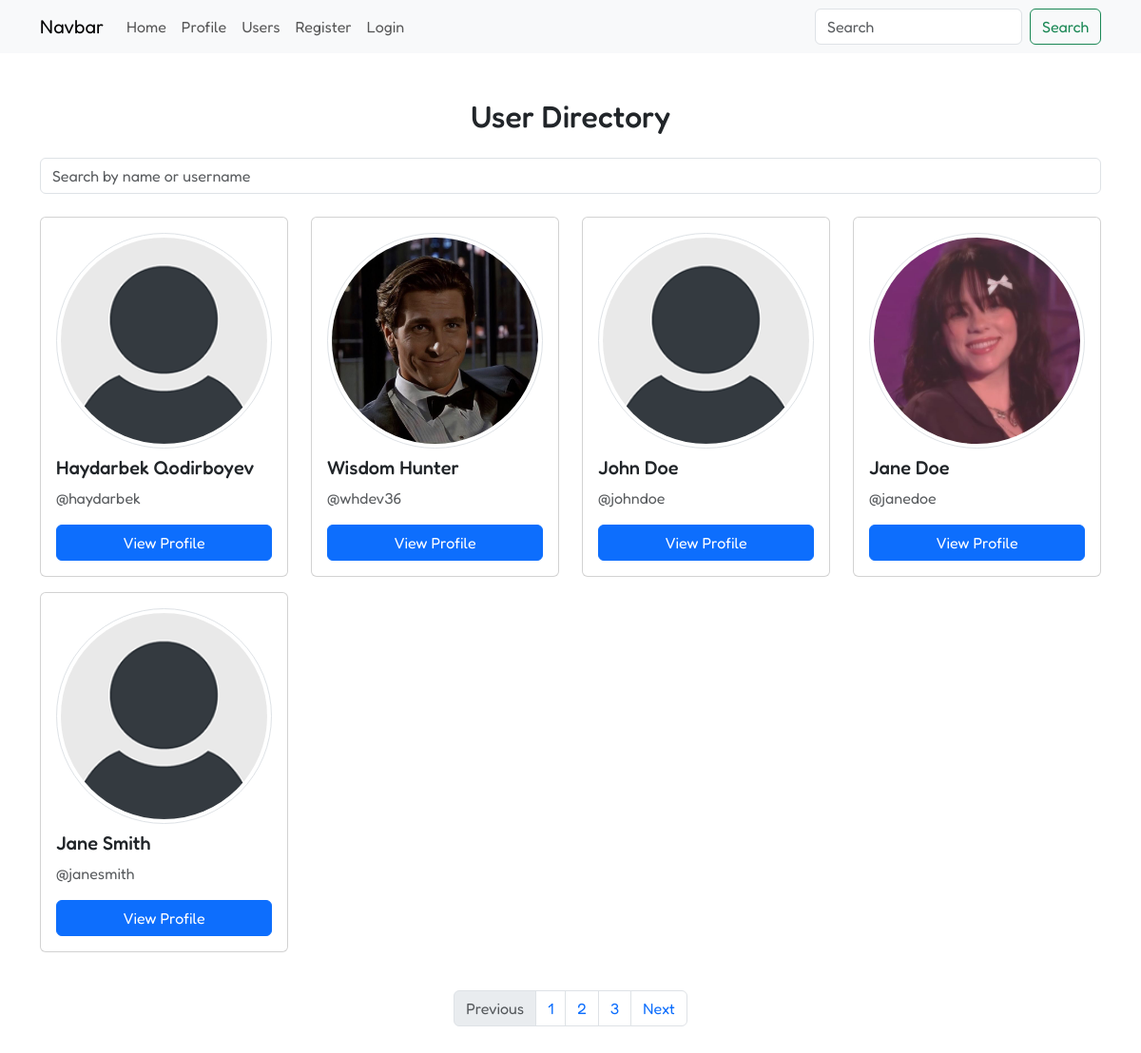
Screenshot of /read-users/ with the database file from the repository.
### social/models.py (models this page shows, shortened)
class Profile(AbstractUser):
    profile_picture = models.ImageField(upload_to='profiles/users/', blank=True, null=True)
    bio = models.TextField(max_length=300, blank=True, null=True)
    slug = models.SlugField(unique=True, blank=True, null=True)
    follows = models.ManyToManyField('self', blank=True, symmetrical=False, related_name='followers')
    profile_video = models.FileField(upload_to='profiles/videos/', blank=True, null=True)

### social/views.py (the view)
# urls.py: path('read-users/', views.read_users, name='read-users'),
def read_users(request):
    users = Profile.objects.all()
    return render(request, 'read-users.html', {'users': users})

### templates/read-users.html (shortened to what this page needs)
{% extends 'base.html' %}
{% load static %}
{% block content %}
        <h2 class="text-center my-4">User Directory</h2>
        <div class="mb-4">
            <input type="text" class="form-control" placeholder="Search by name or username">
        </div>
        <div class="row">
            {% if users %}
                {% for p in users %}
                    <div class="col-md-3 mb-3">
                        <div class="card p-3">
                            <img src="{% if p.profile_picture %}{{ p.profile_picture.url }}{% else %}{% static 'default-pic.png' %}{% endif %}" alt="User Profile"
                                class="rounded-circle img-thumbnail mb-2">
                            <h5 class="font-weight-bold">{{ p.first_name }} {{ p.last_name }}</h5>
                            <p class="text-muted">@{{ p.username }}</p>
                            <a href="{% url 'read-user' p.slug %}" class="btn btn-primary">View Profile</a>
                        </div>
                    </div>
                {% endfor %}
            {% endif %}
        </div>
        <nav aria-label="Page navigation" class="mt-4">
            <ul class="pagination justify-content-center">
                <li class="page-item disabled"><a class="page-link" href="#">Previous</a></li>
                <li class="page-item"><a class="page-link" href="#">1</a></li>
                <li class="page-item"><a class="page-link" href="#">2</a></li>
                <li class="page-item"><a class="page-link" href="#">3</a></li>
                <li class="page-item"><a class="page-link" href="#">Next</a></li>
            </ul>
        </nav>
{% endblock %}

### templates/base.html (style rules this page uses)
* { font-family: "Fredoka", sans-serif; }

### rows the page displays
Profile: first_name "Haydarbek", last_name "Qodirboyev", username "haydarbek"
Profile: profile_picture (picture), first_name "Wisdom", last_name "Hunter", username "whdev36"
Profile: first_name "John", last_name "Doe", username "johndoe"
Profile: profile_picture (picture), first_name "Jane", last_name "Doe", username "janedoe"
Profile: first_name "Jane", last_name "Smith", username "janesmith"
